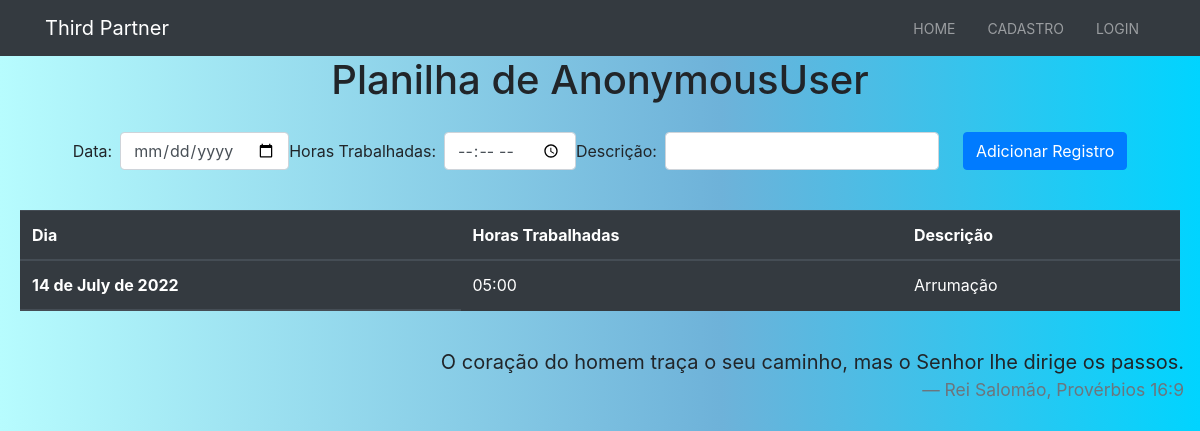
The app's page /planilha/ with its own data.
### core/models/WorkedHours.py (models this page shows, shortened)
class WorkedHours(models.Model):
    worker = models.ForeignKey(CoworkerModel, on_delete=models.CASCADE)
    date = models.DateField()
    worked_hours = models.TimeField()
    description = models.CharField(max_length=200)
    class Meta:
        verbose_name = "Hora"
        verbose_name_plural = "Horas"

### core/views.py (the view)
# urls.py: path("planilha/", SheetView.as_view(), name="sheet_view"),
class SheetView(ListView):
    model = WorkedHours
    template_name = "core/planilha.html"
    queryset = WorkedHours.objects.all()
    context_object_name = "hours"
    def get_context_data(self, *args, **kwargs):
        context = super().get_context_data(**kwargs)
        context["info"] = "sheet_menu"
        context["title"] = "Planilha"
        context["form"] = AddWorkedHours
        return context

### core/templates/core/planilha.html (shortened to what this page needs)
{% extends 'core/base.html' %}
{% load static %} {% load bootstrap4 %}
{% block content%}
<section id="sheet">
    <p class="h1 text-center">Planilha de {{user}}</p>
    <div class="card-body">
        <form method="POST" enctype="multipart/form-data" class="form-inline" action="{% url 'core:add_hours_view' %}">
            <div class="form-group mx-auto mt-auto mb-auto">
                {{form}}
                <input type="submit" class="btn btn-primary ml-4" name="Add Hours" value="Adicionar Registro">
            </div>
        </form>
    </div>
    <div class="card-body ">
        <table class="table table-dark ">
            <thead>
                <tr>
                    <th scope="col">Dia</th>
                    <th scope="col">Horas Trabalhadas</th>
                    <th scope="col">Descrição</th>
                </tr>
            </thead>
            <thead>
                <tr>
                    {% for hour in hours %}
                    <th scope="row">{{hour.date}}</th>
                    <td>{{hour.worked_hours}}</td>
                    <td>{{hour.description}}</td>
                </tr>
                {% endfor %}
            </thead>
        </table>
    </div>
</section>
{% endblock %}

### core/static/core/style.css (style rules this page uses)
html { overflow-y: scroll; }
body { background: rgb(183, 252, 254); background: linear-gradient(90deg, rgba(183, 252, 254, 1) 0%, rgba(110, 178, 217, 1) 60%, rgba(0, 212, 255, 1) 100%); }

### records on screen
WorkedHours: date "14 de July de 2022", worked_hours "05:00", description "Arrumação"

### other values on screen
{{ user }} "AnonymousUser"
